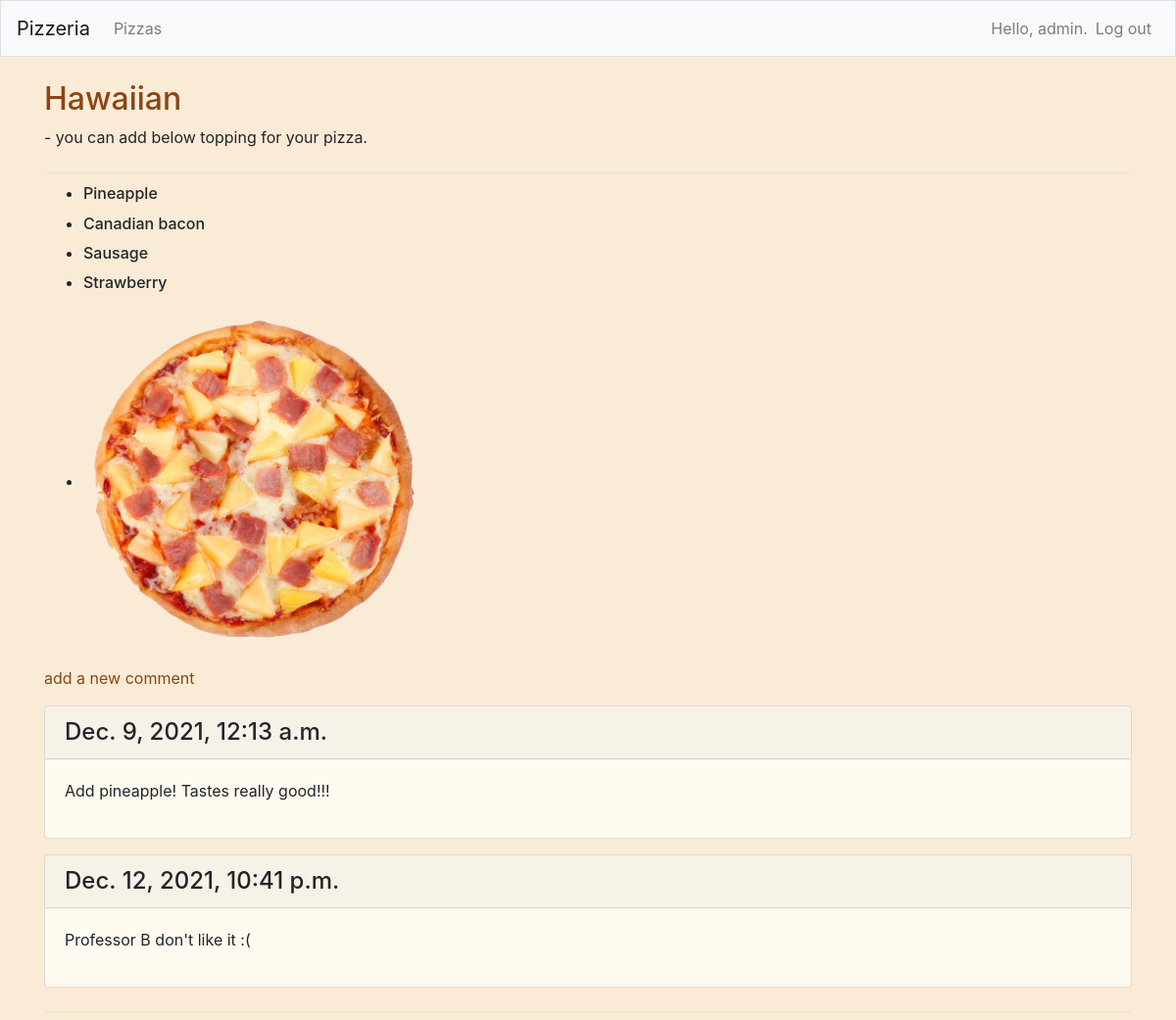
/pizza1/2/ (signed in), run on the app's committed database.
### pizzas/models.py (models this page shows, shortened)
class Pizza(models.Model):
    name = models.CharField(max_length=200)
    date_added = models.DateTimeField(auto_now_add=True)
    def __str__(self):
        return self.name

class Topping(models.Model):
    pizza = models.ForeignKey(Pizza, on_delete=models.CASCADE)
    name = models.CharField(max_length=200)
    def __str__(self):
        return self.name

class Image(models.Model):
    pizza = models.ForeignKey(Pizza, on_delete=models.CASCADE)
    image = models.ImageField()

class Comment(models.Model):
    pizza = models.ForeignKey(Pizza, on_delete=models.CASCADE)
    text = models.TextField()
    date_added = models.DateTimeField(auto_now_add=True)
    class Meta:
        verbose_name_plural = 'Comments'

### pizzas/views.py (the view)
# urls.py: path('pizza1/<int:pizza2_id>/', views.pizza2, name='pizza2'),
def pizza2(request, pizza2_id):
    pizza2 = Pizza.objects.get(id=pizza2_id)
    toppings = pizza2.topping_set.all()
    comments = pizza2.comment_set.all()
    image  = Image.objects.get(pizza=pizza2)
    print(image)
    context = {'pizza2':pizza2, 'toppings':toppings, 'comments':comments, 'image':image}
    return render(request, 'pizzas/pizza2.html', context)

### pizzas/templates/pizzas/pizza2.html
{% extends "pizzas/base.html" %}
{% load static %}
{% block page_header %}
<h3 style="font-size:xx-large; color: saddlebrown;">{{ pizza2 }}</h3>
<p style="font-size:medium;">  - you can add below topping for your pizza.</p>
{% endblock page_header %}
{% block content %}
<ul>
    {% for t in toppings %}
    <li><h3 style="font-size:medium;">
        {{ t }}
    </h3></li>
    {% empty %}
    <li><h3>No pizza's topping have been added yet.</h3></li>
    {% endfor %}
</ul>
<ul>
    <li><h3>
        <img src="{{ image.image.url }}" alt="Pizzeria" width="350" height="350">
    </h3></li>
</ul>
<p>
    <a href="{% url 'pizzas:new_comment' pizza2.id %}" style="color: saddlebrown;"> add a new comment</a>
</p>
{% for c in comments %}
<div class="card mb-3" style="background-color:floralwhite;">
    <h4 class="card-header">
        {{ c.date_added }}
    </h4>
    <div class="card-body">
        {{ c.text|linebreaks }}
    </div>
</div>
{% empty %}
<li> There are no comment for this pizza yet.</li>
{% endfor %}
{% endblock content %}

### pizzas/templates/pizzas/base.html (shortened to what this page needs)
{% load bootstrap4 %}
<!doctype html>
<html lang="en">
<head>
    {% bootstrap_css %}
</head>
<body style="background-color:antiquewhite">
    <nav class="navbar navbar-expand-md navbar-light bg-light mb-4 border">
        <a class="navbar-brand" href="{% url 'pizzas:index'%}">
            Pizzeria</a>
        <div class="collapse navbar-collapse" id="navbarCollapse">
            <ul class="navbar-nav mr-auto">
                <li class="nav-item">
                    <a class="nav-link" href="{% url 'pizzas:pizza1'%}">
                        Pizzas</a></li>
            </ul>
            <ul class="navbar-nav ml-auto">
                {% if user.is_authenticated %}
                    <li class="nav-item">
                        <span class="navbar-text">Hello, {{ user.username }}.</span>
                    </li>
                    <li class="nav-item">
                        <a class="nav-link" href="{% url 'users:logout' %}">Log out</a>
                    </li>
                {% else %}
                    <li class="nav-item">
                        <a class="nav-link" href="{% url 'users:register' %}">Register</a>
                    </li>
                    <li class="nav-item">
                        <a class="nav-link" href="{% url 'users:login' %}">Log in</a></li>
                {% endif %}
            </ul>
        </div>
    </nav>
    <main role="main" class="container">
        <div class="pb-2 mb-2 border-bottom">
            {% block page_header %}{% endblock page_header %}
        </div>
        <div class="pb-2 mb-2 border-bottom">
            {% block content %}{% endblock content %}
        </div>
    </main>
</body>
</html>

### data on the page
Pizza: name "Hawaiian"
Topping: name "Pineapple"
Topping: name "Canadian bacon"
Topping: name "Sausage"
Topping: name "Strawberry"
Image: image (picture)
Comment: date_added "Dec. 9, 2021, 12:13 a.m.", text "Add pineapple! Tastes really good!!!"
Comment: date_added "Dec. 12, 2021, 10:41 p.m.", text "Professor B don't like it :("

### other printed values
{{ user.username }} "admin"
